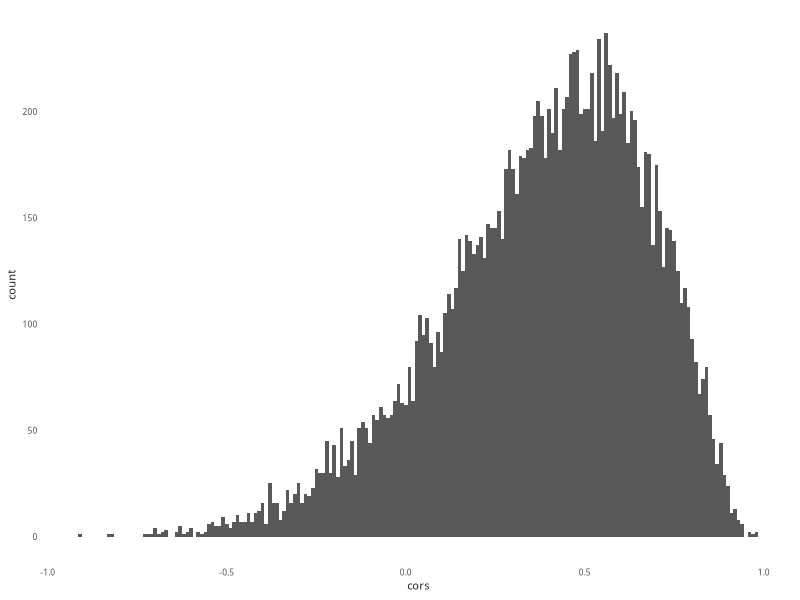
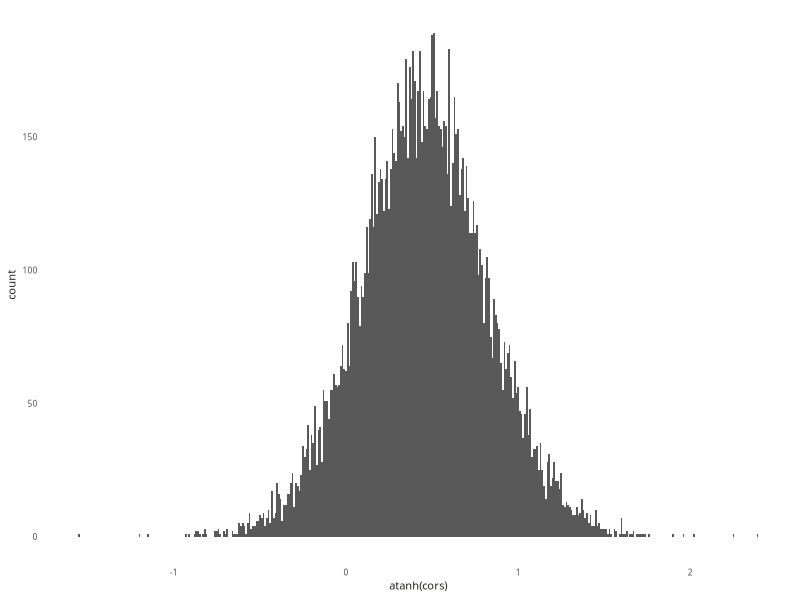

The R script that drew these images, in order:
#! /usr/bin/env Rscript

## File description -------------------------------------------------------------
## A simple bootstrap experiment in variable transformation, as described in "An
## Introduction to the boostrap". The idea is to automatically recover the usual
## VST for the correlation in a bivariate normal model automatically using the
## bootstrap.

# Setup packages ---------------------------------------------------------------
library("ggplot2")

## Load packages into session
scale_colour_discrete <- function(...)
  scale_colour_brewer(..., palette="Set2")
scale_fill_discrete <- function(...)
  scale_fill_brewer(..., palette="Set2")

theme_set(theme_bw())
min_theme <- theme_update(
  panel.border = element_blank(),
  panel.grid = element_blank(),
  text = element_text(family = "Ubuntu Regular", color = "#22211d"),
  axis.ticks = element_blank(),
  legend.title = element_text(size = 8),
  legend.text = element_text(size = 6),
  axis.text = element_text(size = 6),
  axis.title = element_text(size = 8),
  strip.background = element_blank(),
  strip.text = element_text(size = 8),
  legend.key = element_blank()
)

## ---- utils ----
generate_correlated <- function(N, rho) {
  z <- rnorm(N)
  cbind(X1 = z, X2 = rho * z + rnorm(N, 0, sqrt(1 - rho ^ 2)))
}

## ---- simulate ----
N <- 10
rho <- .4
R <- 15000
B <- c(200, 1000)

cors <- vector(length = R)
for (i in seq_len(R)) {
  X <- generate_correlated(N, rho)
  cors[i] <- cor(X)[1, 2]
}

## ---- usual-transformation ----
ggplot(data.frame(cors)) +
  geom_histogram(aes(x = cors), binwidth = 0.01)
ggplot(data.frame(cors)) +
  geom_histogram(aes(x = atanh(cors)), binwidth = 0.01)

## ---- bootstrap-simulation----

## Use the current version of X to estimate this transformation
vst_ests <- list(
  fits = vector(length = B[1]),
  variances = vector(length = B[1])
)

for (i in seq_len(B[1])) {
  if (i %% 20 == 0) {
    cat(sprintf("outer bootstrap iteration %d\n", i))
  }

  cur_x <- X[sample(N), ]
  vst_ests$fits[i] <- cor(cur_x)[1, 2]
  cur_rhos <- vector(length = B[2])
  for (j in seq_len(B[2])) {
    cur_rhos[j] <- cor(cur_x[sample(N), ])[1, 2]
  }
  vst_ests$variances[i] <- var(cur_rhos)
}

## ---- bootstrap-transformation ----

